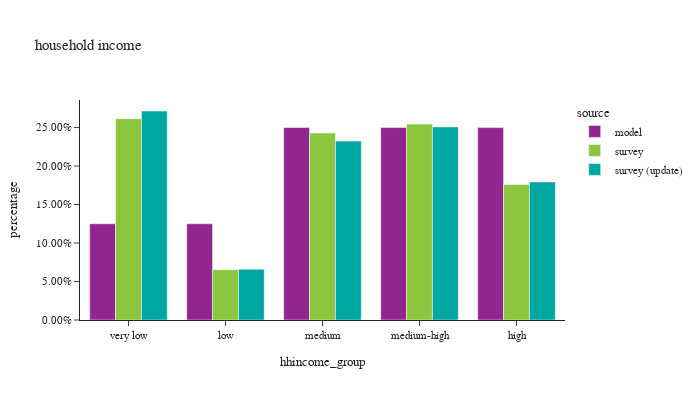

Notebook cell for this chart:
### Markdown cell above
## demographics

### Code cell
plot_hh_stat(df_hh, 'hhincome_group', 'household income')

### Figure 1 — Plotly figure (JSON) as saved in the notebook; plotly's stock layout.template omitted (floating-point values rounded to 4 significant figures)
{"data": [{"alignmentgroup": "True", "customdata": [[217129], [216926], [434110], [434028], [433936]], "hovertemplate": "source=model<br>hhincome_group=%{x}<br>percentage=%{y}<br>sample count=%{customdata[0]}<extra></extra>", "legendgroup": "model", "marker": {"color": "#91268F", "pattern": {"shape": ""}}, "name": "model", "offsetgroup": "model", "orientation": "v", "showlegend": true, "textposition": "auto", "type": "bar", "x": ["very low", "low", "medium", "medium-high", "high"], "xaxis": "x", "y": [0.1251, 0.1249, 0.25, 0.25, 0.2499], "yaxis": "y"}, {"alignmentgroup": "True", "customdata": [[943], [263], [834], [973], [556]], "hovertemplate": "source=survey<br>hhincome_group=%{x}<br>percentage=%{y}<br>sample count=%{customdata[0]}<extra></extra>", "legendgroup": "survey", "marker": {"color": "#8CC63E", "pattern": {"shape": ""}}, "name": "survey", "offsetgroup": "survey", "orientation": "v", "showlegend": true, "textposition": "auto", "type": "bar", "x": ["very low", "low", "medium", "medium-high", "high"], "xaxis": "x", "y": [0.2615, 0.06534, 0.2428, 0.2545, 0.1759], "yaxis": "y"}, {"alignmentgroup": "True", "customdata": [[1019], [283], [883], [1004], [576]], "hovertemplate": "source=survey (update)<br>hhincome_group=%{x}<br>percentage=%{y}<br>sample count=%{customdata[0]}<extra></extra>", "legendgroup": "survey (update)", "marker": {"color": "#00A7A0", "pattern": {"shape": ""}}, "name": "survey (update)", "offsetgroup": "survey (update)", "orientation": "v", "showlegend": true, "textposition": "auto", "type": "bar", "x": ["very low", "low", "medium", "medium-high", "high"], "xaxis": "x", "y": [0.2715, 0.06593, 0.2324, 0.2508, 0.1793], "yaxis": "y"}], "layout": {"barmode": "group", "font": {"size": 11}, "height": 400, "legend": {"title": {"text": "source"}, "tracegroupgap": 0}, "title": {"text": "household income"}, "width": 700, "xaxis": {"anchor": "y", "domain": [0.0, 1.0], "title": {"text": "hhincome_group"}}, "yaxis": {"anchor": "x", "domain": [0.0, 1.0], "tickformat": ".2%", "title": {"text": "percentage"}}}}
